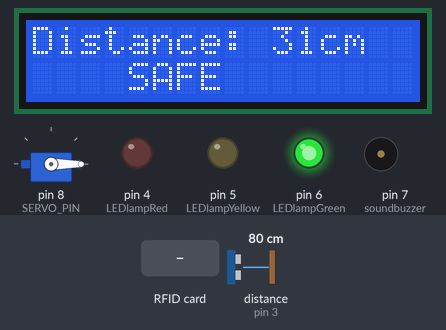
This sketch was run on a simulated Arduino Uno, built with avr-gcc and run on an emulated ATmega328P. On the bench: 16×2 character LCD, servo, output pins drawn as LEDs (lit = HIGH), buzzer (waves = sounding). Wiring (inferred from the names in the program): ultrasonic range finder: trigger pin 2; echo pin 3. The inputs (shaded band) are chosen by the test bench; at power-on: distance to the obstacle (sensor on pin 3) 80 cm. The echo pulse lasts 58.3 µs per cm; pins used as bus, display or sensor lines are not drawn; what the sketch prints to the serial monitor is not drawn.

Above: at 4.0 s.
4.1 s: RFID card 43 BA FC 0A held to the reader
At 7.3 s:
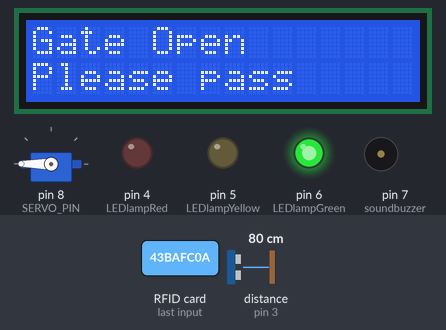
10.1 s: distance to the obstacle (sensor on pin 3) set to 31 cm
At 12.1 s:
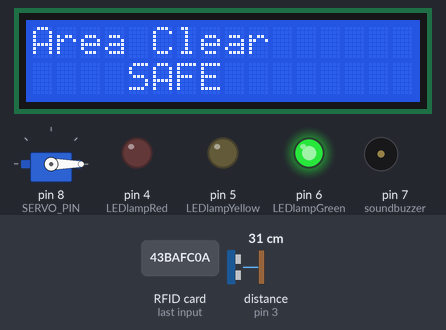
12.4 s: distance to the obstacle (sensor on pin 3) set to 26 cm
At 13.3 s:
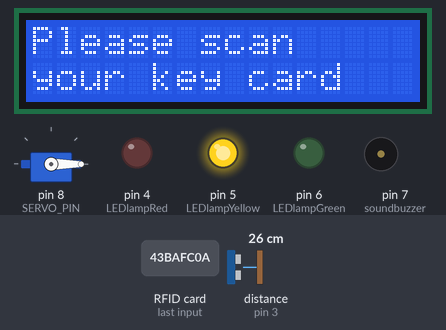
14.1 s: distance to the obstacle (sensor on pin 3) set to 17 cm
15.6 s: distance to the obstacle (sensor on pin 3) set to 13 cm
At 16.9 s:
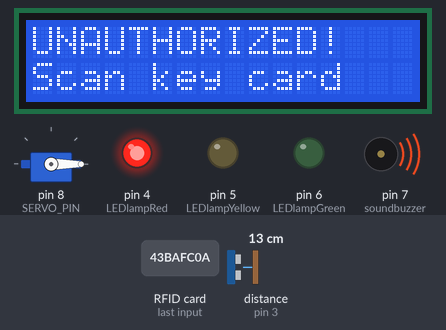
17.4 s: RFID card 5E 7A 19 C4 held to the reader
At 18.4 s:
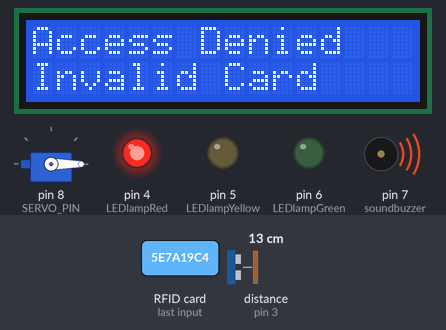
Timing chart, 0 to 20.1 s (numbered marks = the images above; inputs shaded):
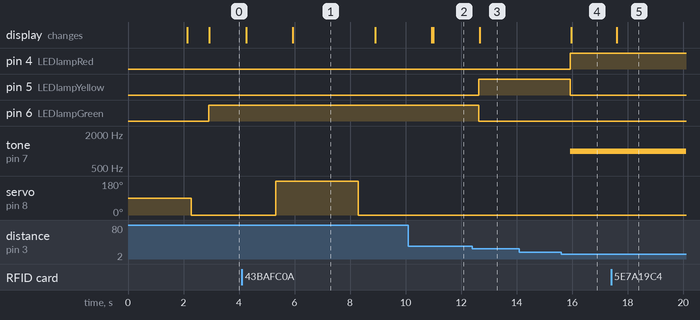

Measured:
- the behaviour switches between 28 and 27 cm on distance to the obstacle (sensor on pin 3) (found by bisection; images 2 and 3)
- the behaviour switches between 15 and 14 cm on distance to the obstacle (sensor on pin 3) (found by bisection; images 3 and 4)
- after the input at 4.1 s, servo on pin 8 (SERVO_PIN): 0° → 180° after 1.2 s, → 0° 3.0 s later; the display: first changes after 0.17 s (image 1 shows a later state)
- after the input at 10.1 s, the display: first differs from a run without the input after 0.90 s (image 2)
- after the input at 12.4 s, pin 5 (LEDlampYellow): LOW → HIGH after 0.24 s; pin 6 (LEDlampGreen): HIGH → LOW after 0.24 s; the display: changes after 0.26 s (image 3)
- after the input at 15.6 s, pin 4 (LEDlampRed): LOW → HIGH after 0.33 s; pin 5 (LEDlampYellow): HIGH → LOW after 0.33 s; tone on pin 7 (soundbuzzer): silent → 1000 Hz after 0.33 s; the display: changes after 0.36 s (image 4)
- after the input at 17.4 s, the display: changes after 0.20 s (image 5)

The sketch:

IOT_ASSIGMENT.ino
```cpp
/* Ultrasonic RFID Security Gate System - Combined Code with Gate Control - FIXED */

#include <LiquidCrystal_I2C.h>
#include <SPI.h>
#include <MFRC522.h>
#include <Servo.h>

// Ultrasonic Sensor Pins
#define trigPin 2
#define echoPin 3

// LED Pins
#define LEDlampRed 4
#define LEDlampYellow 5
#define LEDlampGreen 6

// Buzzer Pin
#define soundbuzzer 7

// Servo Pin
#define SERVO_PIN 8

// RFID Pins
#define SS_PIN 10
#define RST_PIN 9


String authorizedUID = "43 BA FC 0A";

// System variables
String lastStatus = "";
bool accessGranted = false;
unsigned long accessGrantedTime = 0;
const unsigned long ACCESS_TIMEOUT = 15000; // 15 seconds to pass through after RFID scan
bool buzzerActive = false;

// Gate/Servo variables
bool gateOpen = false;
bool servoAttached = false;
unsigned long gateOpenTime = 0;
const unsigned long GATE_OPEN_DURATION = 2000; // 2 seconds gate open time (reduced from 3 seconds)

// Initialize components
LiquidCrystal_I2C lcd(0x27, 16, 2);
MFRC522 rfid(SS_PIN, RST_PIN);
Servo gateServo;

void setup() {
  Serial.begin(9600);

  // Initialize ultrasonic sensor pins
  pinMode(trigPin, OUTPUT);
  pinMode(echoPin, INPUT);

  // Initialize LED pins
  pinMode(LEDlampRed, OUTPUT);
  pinMode(LEDlampYellow, OUTPUT);
  pinMode(LEDlampGreen, OUTPUT);

  // Initialize buzzer pin
  pinMode(soundbuzzer, OUTPUT);

  // Initialize LCD
  lcd.init();
  lcd.backlight();
  lcd.setCursor(0, 0);
  lcd.print("Access Control");
  lcd.setCursor(0, 1);
  lcd.print("System Ready");

  // Initialize RFID
  SPI.begin();
  rfid.PCD_Init();

  delay(2000);
  lcd.clear();

  Serial.println("Smart Access Control System with Gate Ready");
  Serial.println("Monitoring area...");
  Serial.println("Zone definitions:");
  Serial.println("- DANGER: <= 9 cm");
  Serial.println("- WARNING: 10-14 cm");
  Serial.println("- SAFE: >= 15 cm");

  // Initialize gate in closed position
  closeGate();
}

// Function to open gate (NOISE ELIMINATED) - OPENS FROM 6 O'CLOCK TO 9 O'CLOCK
void openGate() {
  if (!servoAttached) {
    gateServo.attach(SERVO_PIN);
    servoAttached = true;
    delay(50);
  }

  gateServo.write(180); // Open position (from 6 o'clock to 9 o'clock - 180 degrees)
  delay(600); // Wait for movement

  // Detach to eliminate noise
  gateServo.detach();
  servoAttached = false;

  gateOpen = true;
  gateOpenTime = millis();

  Serial.println("Gate opened - will auto-close in " + String(GATE_OPEN_DURATION/1000) + " seconds");
}

// Function to close gate (NOISE ELIMINATED) - DEFAULT POSITION AT 6 O'CLOCK
void closeGate() {
  if (!servoAttached) {
    gateServo.attach(SERVO_PIN);
    servoAttached = true;
    delay(50);
  }

  gateServo.write(0); // Default/Closed position (6 o'clock - 0 degrees)
  delay(600); // Wait for movement

  // Detach to eliminate noise
  gateServo.detach();
  servoAttached = false;

  gateOpen = false;

  Serial.println("Gate closed");
}

String scanRFID() {
  // Check for new RFID cards
  if (!rfid.PICC_IsNewCardPresent()) {
    return "";
  }

  if (!rfid.PICC_ReadCardSerial()) {
    return "";
  }

  // Read and format UID
  String scannedUID = "";
  Serial.print("RFID Scanned: ");

  for (byte i = 0; i < rfid.uid.size; i++) {
    // Format UID properly
    if (rfid.uid.uidByte[i] < 0x10) {
      scannedUID += " 0";
    } else {
      scannedUID += " ";
    }
    scannedUID += String(rfid.uid.uidByte[i], HEX);

    // Print to Serial for debugging
    if (rfid.uid.uidByte[i] < 0x10) Serial.print(" 0");
    else Serial.print(" ");
    Serial.print(rfid.uid.uidByte[i], HEX);
  }

  // Convert to uppercase and remove leading space
  scannedUID.toUpperCase();
  scannedUID = scannedUID.substring(1);

  Serial.println();
  Serial.println("Formatted UID: " + scannedUID);

  // Halt PICC and stop encryption
  rfid.PICC_HaltA();
  rfid.PCD_StopCrypto1();

  return scannedUID;
}

long getDistance() {
  // Ultrasonic sensor reading
  digitalWrite(trigPin, LOW);
  delayMicroseconds(2);
  digitalWrite(trigPin, HIGH);
  delayMicroseconds(10);
  digitalWrite(trigPin, LOW);

  long durationindigit = pulseIn(echoPin, HIGH);
  long distanceincm = (durationindigit / 5) / 29.1;

  return distanceincm;
}

void updateLEDs(String status) {
  // Turn off all LEDs first
  digitalWrite(LEDlampRed, LOW);
  digitalWrite(LEDlampYellow, LOW);
  digitalWrite(LEDlampGreen, LOW);

  // Turn on appropriate LED
  if (status == "DANGER") {
    digitalWrite(LEDlampRed, HIGH);
  } else if (status == "WARNING") {
    digitalWrite(LEDlampYellow, HIGH);
  } else { // SAFE or NO_OBJECT
    digitalWrite(LEDlampGreen, HIGH);
  }
}

void loop() {
  // Check if gate should auto-close
  if (gateOpen && (millis() - gateOpenTime > GATE_OPEN_DURATION)) {
    closeGate();

    // Reset system for next person
    accessGranted = false;

    lcd.clear();
    lcd.setCursor(0, 0);
    lcd.print("Thank you!");
    lcd.setCursor(0, 1);
    lcd.print("System Ready");

    Serial.println("Gate closed - System reset for next person");
    delay(2000);

    // Clear screen and show ready message
    lcd.clear();
    lcd.setCursor(0, 0);
    lcd.print("Access Control");
    lcd.setCursor(0, 1);
    lcd.print("Ready for scan");
  }

  // Check if access grant has expired
  if (accessGranted && (millis() - accessGrantedTime > ACCESS_TIMEOUT)) {
    accessGranted = false;
    Serial.println("Access permission expired");
  }

  // Get distance reading
  long distanceincm = getDistance();
  String currentStatus = "";


  if (distanceincm <= 5) {
    currentStatus = "DANGER";
  } else if (distanceincm <= 10) {
    currentStatus = "WARNING";
  } else if (distanceincm >= 20) {
    currentStatus = "SAFE";
  } else {

    currentStatus = "NO_OBJECT";
  }

  // Check for RFID scan
  String scannedUID = scanRFID();
  if (scannedUID != "") {
    if (scannedUID == authorizedUID) {
      // Valid card scanned
      accessGranted = true;
      accessGrantedTime = millis();
      noTone(soundbuzzer); // Stop buzzer immediately
      buzzerActive = false;

      // Open gate when valid RFID is scanned
      lcd.clear();
      lcd.setCursor(0, 0);
      lcd.print("Access Granted");
      lcd.setCursor(0, 1);
      lcd.print("Opening Gate...");

      delay(1000);
      openGate();

      lcd.clear();
      lcd.setCursor(0, 0);
      lcd.print("Gate Open");
      lcd.setCursor(0, 1);
      lcd.print("Please pass");

      Serial.println("Access granted - gate opened");
      delay(2000);
    } else {
      // Invalid card
      lcd.clear();
      lcd.setCursor(0, 0);
      lcd.print("Access Denied");
      lcd.setCursor(0, 1);
      lcd.print("Invalid Card");

      Serial.println("Access denied - invalid card");
      delay(2000);
    }
  }

  // Handle different zones
  if (currentStatus == "NO_OBJECT" || currentStatus == "SAFE") {
    // Green Zone - Safe area, nothing happens
    updateLEDs("SAFE");
    noTone(soundbuzzer);
    buzzerActive = false;

    if (currentStatus != lastStatus) {
      lcd.clear();
      lcd.setCursor(0, 0);
      if (currentStatus == "NO_OBJECT") {
        lcd.print("Area Clear");
      } else {
        lcd.print("Distance: ");
        lcd.print(distanceincm);
        lcd.print("cm");
      }
      lcd.setCursor(0, 1);
      lcd.print("    SAFE    ");

      Serial.print(distanceincm);
      Serial.println(" cm (SAFE)");
    }

  } else if (currentStatus == "WARNING") {
    // Yellow Zone - Warning, ask for RFID
    updateLEDs("WARNING");
    noTone(soundbuzzer); // No buzzer in yellow zone
    buzzerActive = false;

    if (currentStatus != lastStatus && !gateOpen) {
      lcd.clear();
      lcd.setCursor(0, 0);
      lcd.print("Please scan");
      lcd.setCursor(0, 1);
      lcd.print("your key card");

      Serial.print(distanceincm);
      Serial.println(" cm (WARNING - Please scan RFID)");
    } else if (gateOpen) {
      // Show gate status while open with proper countdown
      unsigned long timeElapsed = millis() - gateOpenTime;
      if (timeElapsed < GATE_OPEN_DURATION) {
        unsigned long timeLeft = (GATE_OPEN_DURATION - timeElapsed) / 1000;
        lcd.clear();
        lcd.setCursor(0, 0);
        lcd.print("Gate Open");
        lcd.setCursor(0, 1);
        lcd.print("Closing in: ");
        lcd.print(timeLeft);
        lcd.print("s");
      }
    }

  } else if (currentStatus == "DANGER") {
    // Red Zone - Danger area
    updateLEDs("DANGER");

    if (accessGranted) {
      // Person has valid access - no alarm
      noTone(soundbuzzer);
      buzzerActive = false;

      if (currentStatus != lastStatus) {
        lcd.clear();
        lcd.setCursor(0, 0);
        lcd.print("Authorized");
        lcd.setCursor(0, 1);
        lcd.print("Access");

        Serial.print(distanceincm);
        Serial.println(" cm (AUTHORIZED PASSAGE)");
      }
    } else {
      // Unauthorized person in danger zone - ALARM!
      if (!buzzerActive) {
        tone(soundbuzzer, 1000); // Start alarm
        buzzerActive = true;

        lcd.clear();
        lcd.setCursor(0, 0);
        lcd.print("UNAUTHORIZED!");
        lcd.setCursor(0, 1);
        lcd.print("Scan key card");

        Serial.print(distanceincm);
        Serial.println(" cm (DANGER - UNAUTHORIZED ACCESS!)");
      }
    }
  }

  // Update last status
  lastStatus = currentStatus;

  delay(300); // Main loop delay
}
```
